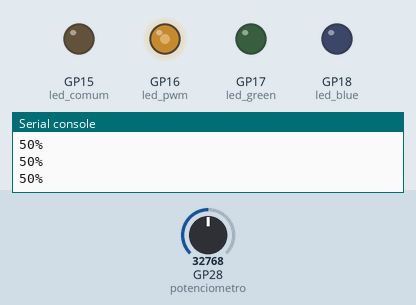
Recording of a program running on a simulated Raspberry Pi Pico running MicroPython. Parts: output pins drawn as LEDs (lit = HIGH), the last lines printed to the serial console. The test bench sets the inputs (shaded band); at power-on: GP28 (potenciometro) = 32768 (analog values on the 0–65535 scale).

Above: at 1.2 s.
1.3 s: GP28 (potenciometro) set to 45874
At 2.7 s:
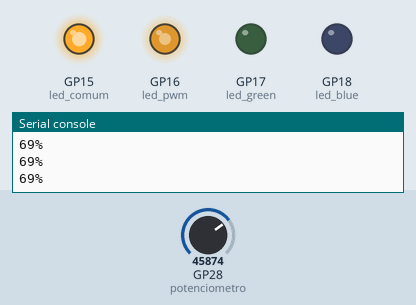
3.0 s: GP28 (potenciometro) set to 57670
At 3.9 s:
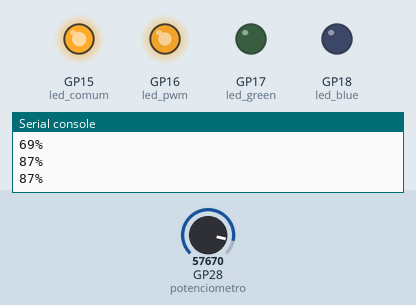
4.5 s: GP28 (potenciometro) set to 7864
At 5.1 s:
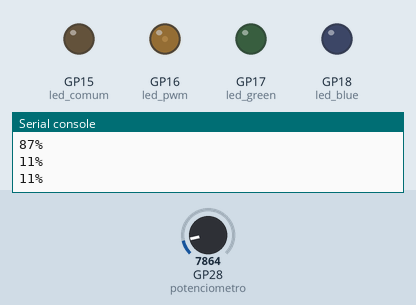
6.0 s: GP28 (potenciometro) set to 0
At 7.4 s:
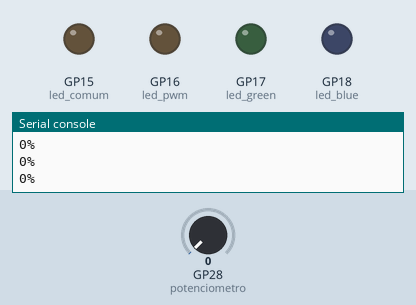
Timing chart, 0 to 8.5 s (numbered marks = the images above; inputs shaded):
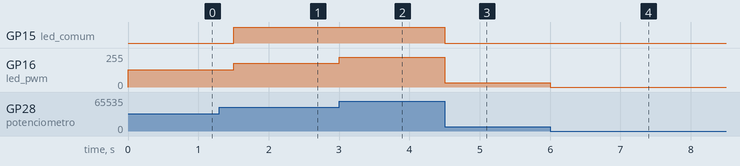

Measured:
- after the input at 1.3 s, GP15 (led_comum): LOW → HIGH after 0.20 s; GP16 (led_pwm): 128/255 → 178/255 after 0.20 s
- after the input at 3.0 s, GP16 (led_pwm): 178/255 → 224/255 at once
- after the input at 4.5 s, GP15 (led_comum): HIGH → LOW at once; GP16 (led_pwm): 224/255 → 31/255 at once
- after the input at 6.0 s, GP16 (led_pwm): 31/255 → 0/255 at once

The program:

exercicio_porcentagem_2.py
```python
from machine import Pin, ADC, PWM
from utime import sleep

potenciometro = ADC(28)
led_pwm = PWM(Pin(16))
led_pwm.freq(1000)
led_comum = Pin(15, Pin.OUT)

led_red = Pin(16, Pin.OUT)
led_green = Pin(17, Pin.OUT)
led_blue = Pin(18, Pin.OUT)

while True:
    valor = potenciometro.read_u16()
    porcentagem = int((valor * 100) / 65535)

    led_pwm.duty_u16(valor)

    if porcentagem > 50:
        led_comum.value(1)
    else:
        led_comum.value(0)

    print(f"{porcentagem}%")
    sleep(0.5)
```
